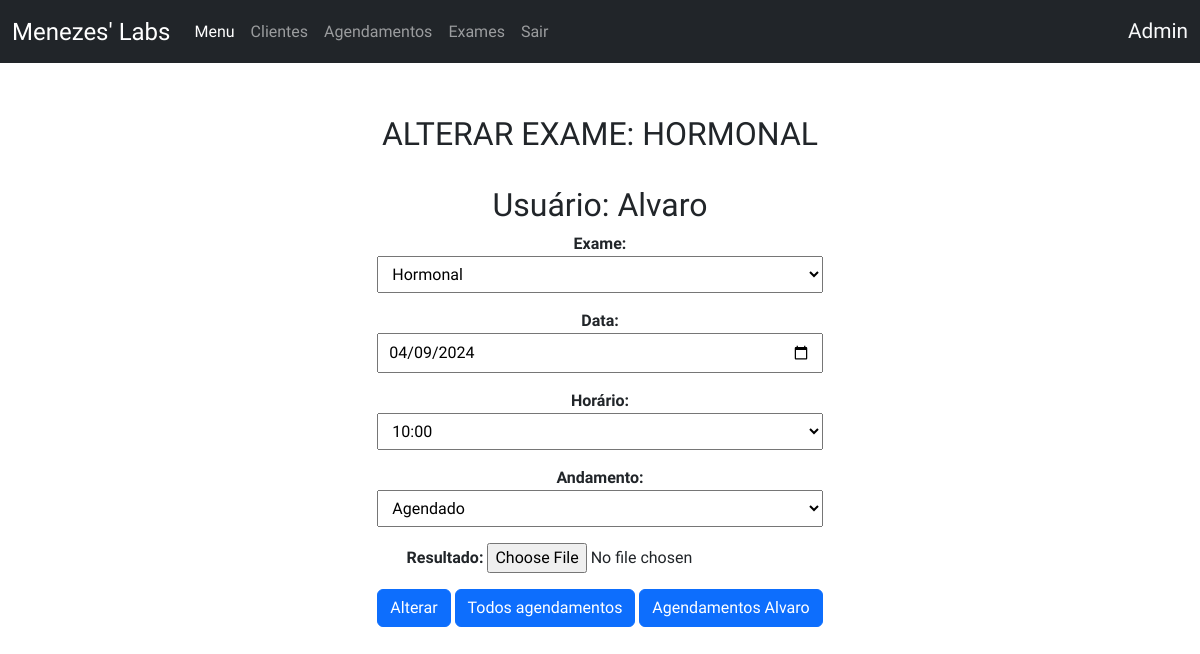
Before: /agendamentos-admin/alterar-agendamento/32/ (signed in) with the older database file.
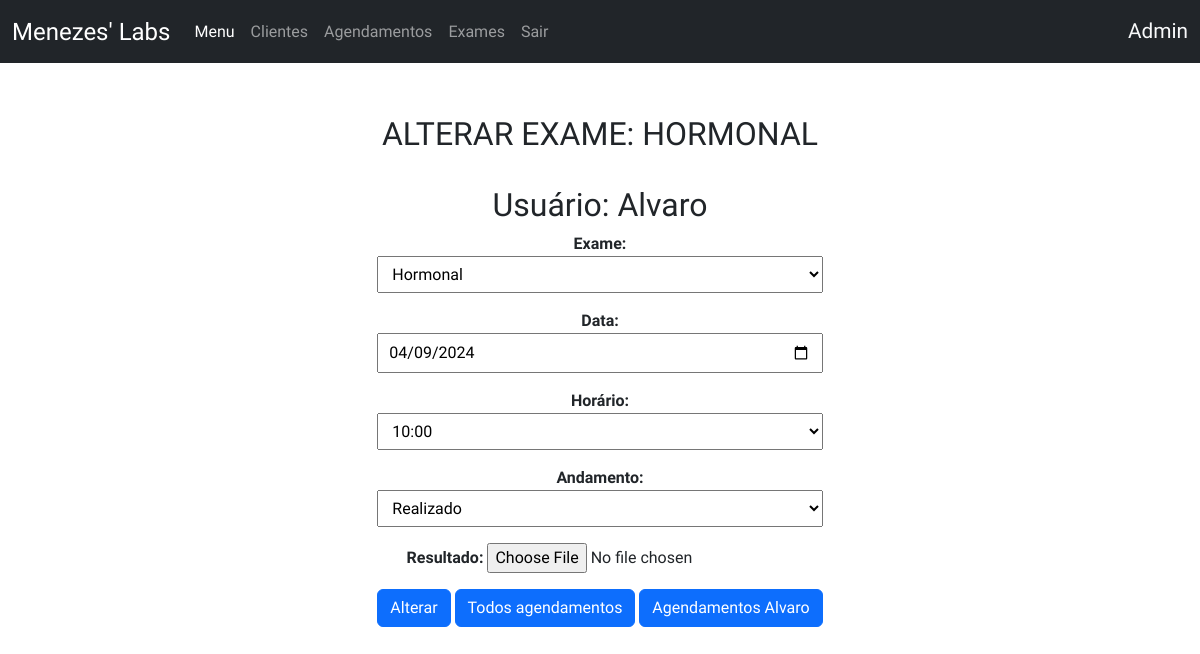
After: the same page with the newer database file.
### crud/models.py (models this page shows, shortened)
class Base(models.Model):
    criado = models.DateTimeField(verbose_name ='Criado em',auto_now_add=True)
    modificado = models.DateTimeField(verbose_name ='Modificado em',auto_now=True)
    ativo = models.BooleanField(verbose_name ='Ativo?',default=True)
    class Meta:
        abstract = True

class AgendamentoExame(Base):
    exame = models.ForeignKey(Exame,verbose_name='Exame',on_delete=models.CASCADE)
    data = models.DateField('Data',auto_now=False,auto_now_add=False)
    usuario = models.ForeignKey(User,verbose_name='Usuário',on_delete=models.CASCADE)
    HORARIO_CHOICES = (
    ('07:00', '07:00'),
    ('08:00', '08:00'),
    ('09:00', '09:00'),
    ('10:00', '10:00'),
    ('11:00', '11:00'),
    ('13:00', '13:00'),
    ('14:00', '14:00'),
    ('15:00', '15:00'),
    ('16:00', '16:00'),
    ('17:00', '17:00'),
)
    ANDAMENTO_CHOICES = (
        ('Agendado', 'Agendado'),
        ('Realizado', 'Realizado'),
        ('Enviado ao laboratório', 'Enviado ao laboratório'),
        ('Concluído', 'Concluído'),
        ('Cancelado', 'Cancelado'),
    )
    horario = models.CharField(verbose_name ='Horário', max_length = 5 ,choices=HORARIO_CHOICES)
    andamento = models.CharField(verbose_name ='Andamento',max_length=30,choices=ANDAMENTO_CHOICES,default='Agendado')
    resultado = models.FileField('Resultado',upload_to='pdfs/',null=True,blank=True)
    class Meta:
        verbose_name = 'Agendamento'
        verbose_name_plural = 'Agendamentos'
        ordering = ['data','horario']

class Exame(Base):
    nome = models.CharField('Nome',max_length=100)
    def __str__(self):
        return self.nome
    class Meta:
        verbose_name = 'Exame'
        verbose_name_plural = 'Exames'
        ordering = ['nome']

### crud/views.py (the view, shortened to what this page needs)
# urls.py: path('agendamentos-admin/alterar-agendamento/<int:pk>/', AdminUpdateView.as_view(), name='update_admin'),
class AdminUpdateView(UserPassesTestMixin, UpdateView):
    template_name = 'adm/agendamento/update.html'
    model = AgendamentoExame
    form_class = AdminAgendamentoExameForm
    context_object_name = 'agendamentos'
    success_url = reverse_lazy('admin')
    def test_func(self):
        return self.request.user.is_superuser

### crud/forms.py (shortened to what this page needs)
class AdminAgendamentoExameForm(ModelForm):
    class Meta:
        model = AgendamentoExame
        fields = ['exame','data','horario','andamento','resultado']
        widgets = {
            'data': forms.TextInput(attrs={'class': 'form-floating', 'type': 'date'}),
            'exame': forms.Select(attrs={'class': 'form-floating'}),
            'horario': forms.Select(attrs={'class': 'form-floating'}),
            'andamento': forms.Select(attrs={'class': 'form-floating'}),
            'resultado': forms.ClearableFileInput(attrs={'class': 'form-floating'}),
        }

### crud/templates/adm/agendamento/update.html (shortened to what this page needs)
{% extends 'base.html' %}
{% block content %}
<div class="create">
    <h1 style="margin: 4vh 0;">Alterar Exame: {{agendamentos.exame}}</h1>
    <h2>Usuário: {{agendamentos.usuario|capfirst}}</h2>
    <form id="alterar-form" method="POST" enctype="multipart/form-data">
        {{form.as_p}}
        <button type="submit" class="btn btn-primary">Alterar</button>
        <a href="{% url 'admin' %}" class="btn btn-primary" >Todos agendamentos</a>
        <a href="{% url 'usuarios_detail_admin' pk=agendamentos.usuario.pk %}" class="btn btn-primary">Agendamentos {{agendamentos.usuario|capfirst}}</a>
        <br>
    </form>
</div>
{% endblock %}

Changed rows visible on the page:
changed AgendamentoExame "Hormonal": andamento "Agendado" → "Realizado"
